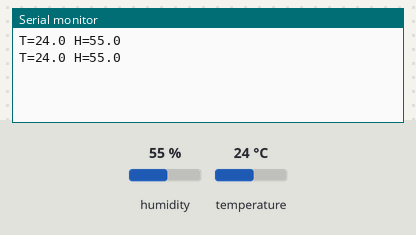
A sketch run on a simulated Arduino Uno, built with avr-gcc and run on an emulated ATmega328P. Shown: the last lines printed to the serial monitor. The inputs (shaded band) are chosen by the test bench; at power-on: humidity 55 %, temperature 24 °C.

Above: at 5.0 s.
5.1 s: humidity set to 22 %
At 6.7 s:
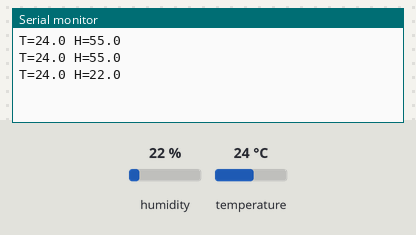
8.2 s: temperature set to 12 °C
At 9.7 s:
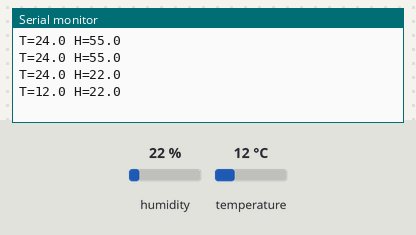
11.3 s: humidity set to 40 %
At 13.4 s:
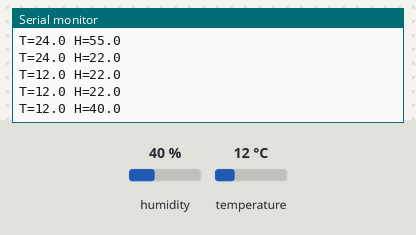
Timing chart, 0 to 14.9 s (numbered marks = the images above; inputs shaded):
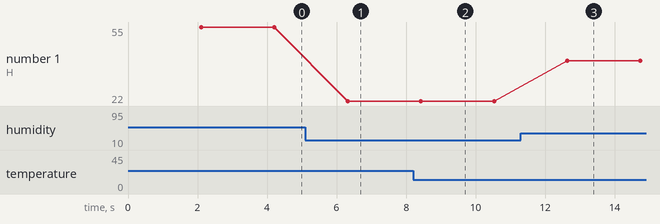

The sketch:

dev_dht22.ino
```cpp
// lib_deps: adafruit/DHT sensor library@^1.4.6, adafruit/Adafruit Unified Sensor@^1.1.14
#include <DHT.h>
DHT dht(2, DHT22);
void setup() { Serial.begin(115200); dht.begin(); }
void loop() {
  delay(2100);
  float h = dht.readHumidity(), t = dht.readTemperature();
  if (isnan(h) || isnan(t)) { Serial.println("ERR"); return; }
  Serial.print("T="); Serial.print(t, 1); Serial.print(" H="); Serial.println(h, 1);
}
```

Measured:
- after the input at 5.1 s, the serial monitor: prints a new line after 1.2 s (image 1)
- after the input at 8.2 s, the serial monitor: prints a new line after 0.22 s (image 2)
- after the input at 11.3 s, the serial monitor: prints a new line after 1.3 s (image 3)
- plotted number 1: 55 → 22 after the input at 5.1 s, 22 → 40 after the input at 11.3 s
